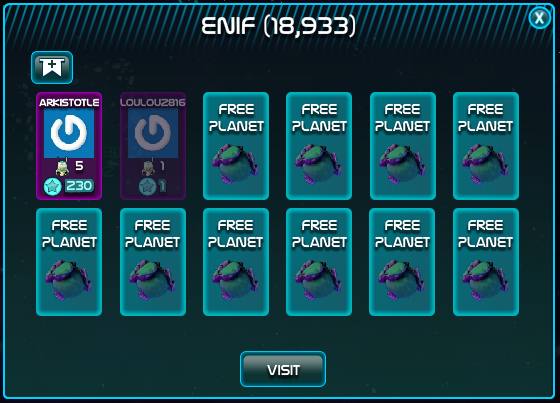
#> input picture screenshots/opened_galaxy.png, 560 x 403 px
$ python black-white-photo.py
#> lines starting #> are read from the running program, lines starting #| are printed output that depends on the picture; after the words box and inside, x2 and y2 are one past the last pixel; in counts of white or black regions, pixels touching at a corner belong together
import cv2
from PIL import Image
import pytesseract
import numpy as np
import matplotlib.pyplot as plt

# Load the image
image_path = "../screenshots/opened_galaxy.png"  # Path to the provided image file
image = cv2.imread(image_path)
#> image is the input picture: shape (403, 560, 3); mean B, G, R 76.9, 65.9, 21.4

# Check if the image was loaded correctly
if image is None:
    raise FileNotFoundError(f"Could not load image at {image_path}")


# Function to extract text using Tesseract
def extract_text(image):
    custom_config = r'--oem 1 --psm 6'
    return pytesseract.image_to_string(image, config=custom_config)


# Function to enhance brightness
def enhance_brightness(image, value=30):
#> called with value = 50
    hsv = cv2.cvtColor(image, cv2.COLOR_BGR2HSV)
#> hsv: shape (403, 560, 3); mean H, S, V 97.4, 188.1, 77.3
    h, s, v = cv2.split(hsv)
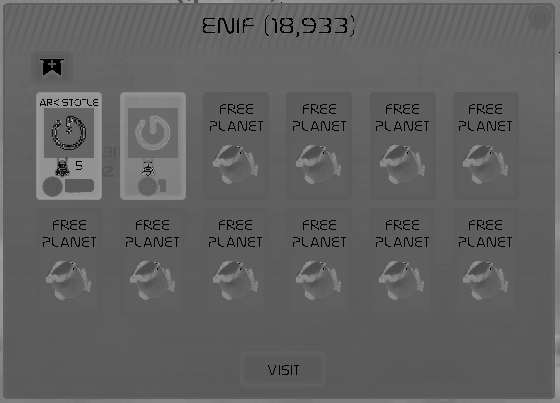
#> h: shape (403, 560); min 0, max 178, mean 97.4
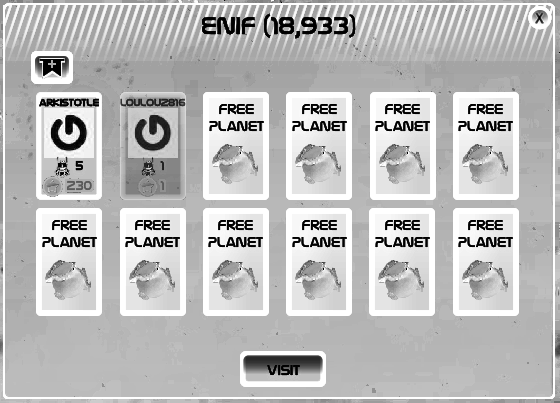
#> s: shape (403, 560); min 0, max 255, mean 188.1
    v = cv2.add(v, value)
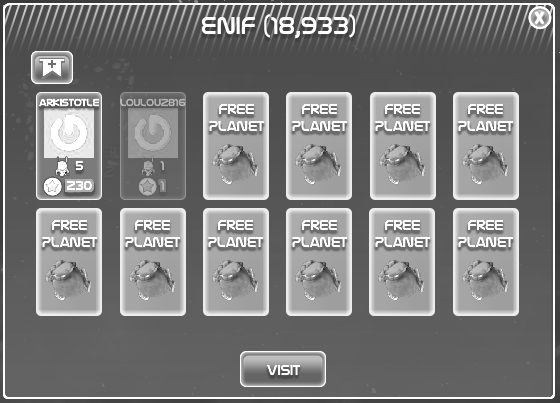
#> v: shape (403, 560); min 50, max 255, mean 125.2
    v[v > 255] = 255
    v[v < 0] = 0
    final_hsv = cv2.merge((h, s, v))
#> final_hsv: shape (403, 560, 3); mean H, S, V 97.4, 188.1, 125.2
    image = cv2.cvtColor(final_hsv, cv2.COLOR_HSV2BGR)
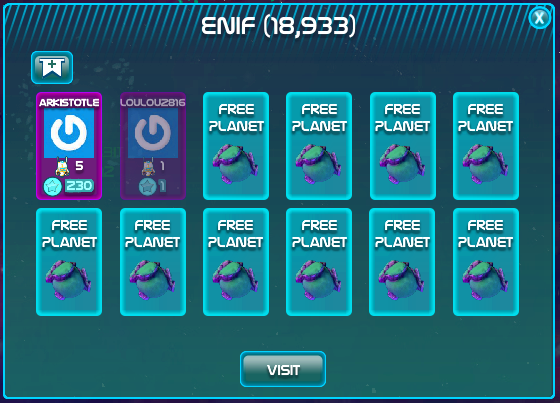
#> image: shape (403, 560, 3); mean B, G, R 124.7, 104.6, 34.5
    return image


# Enhance brightness for the purple text
enhanced_image = enhance_brightness(image, value=50)

# Convert to grayscale
gray_image = cv2.cvtColor(enhanced_image, cv2.COLOR_BGR2GRAY)
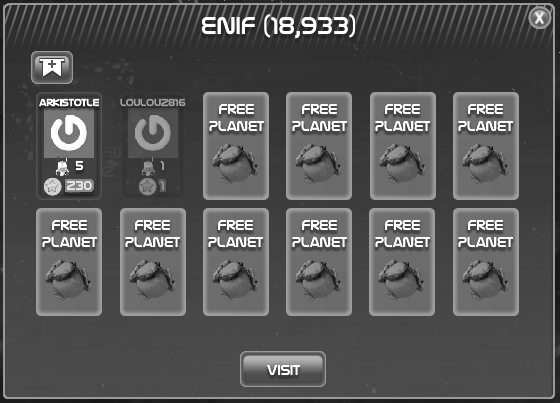
#> gray_image: shape (403, 560); min 6, max 255, mean 86

# Apply adaptive thresholding to get a binary image
binary_image = cv2.adaptiveThreshold(gray_image, 255, cv2.ADAPTIVE_THRESH_GAUSSIAN_C, cv2.THRESH_BINARY, 11, 2)
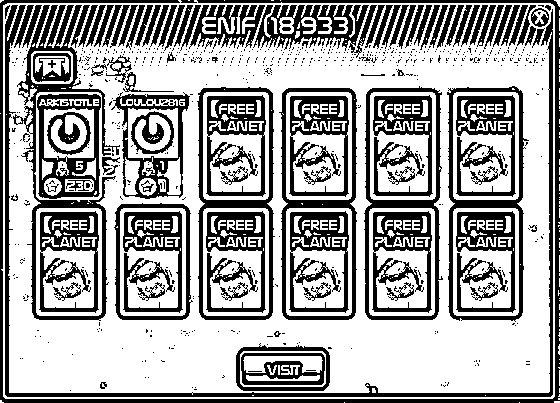
#> binary_image: shape (403, 560); 63.7% white; 730 black regions (626 under 20 px), largest, box (x1, y1, x2, y2) and area: (0, 0, 560, 403) 6727, (5, 5, 553, 397) 5566, (13, 5, 120, 321) 4631

# Define regions for each player
regions = {
    "player_1": (32, 90, 104, 108),
    "player_2": (116, 90, 188, 108),
    "player_3": (200, 90, 272, 108),
    "player_4": (284, 90, 356, 108),
    "player_5": (368, 90, 440, 108),
    "player_6": (452, 90, 524, 108),
    "player_7": (32, 206, 104, 224),
    "player_8": (116, 206, 188, 224),
    "player_9": (200, 206, 272, 224),
    "player_10": (284, 206, 356, 224),
    "player_11": (368, 206, 440, 224),
    "player_12": (452, 206, 524, 224),
}

# Extract text from each region
extracted_texts = {}
for player, (x1, y1, x2, y2) in regions.items():
    # Crop the region from the binary image
    region = binary_image[y1:y2, x1:x2]

    # Convert to PIL Image for Tesseract
    pil_image = Image.fromarray(region)

    # Extract text
#> (the run stopped early here; a loop or call above may not have finished)

$ run again, with screenshots/galaxy.png copied over screenshots/opened_galaxy.png
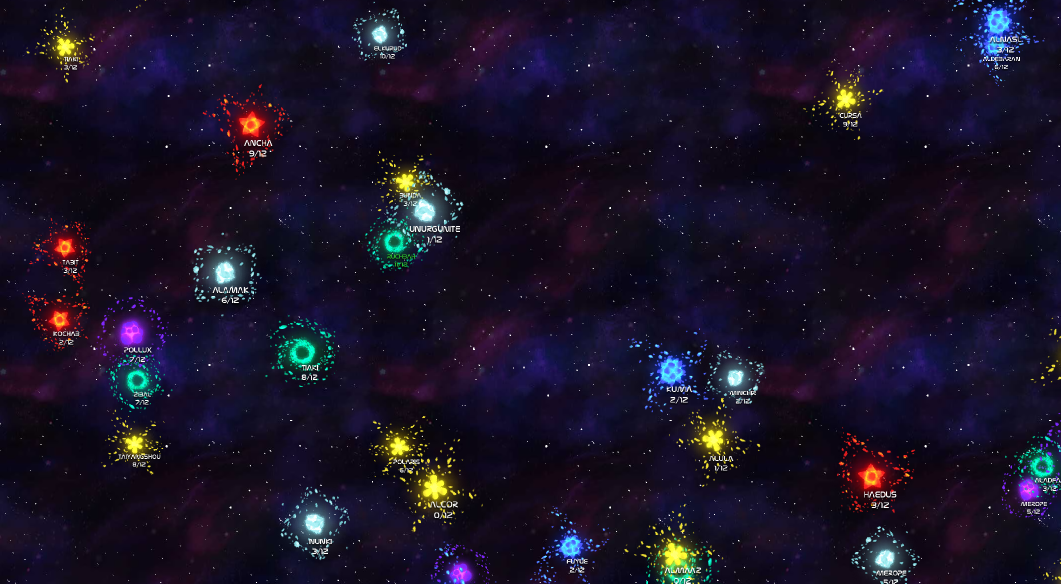
#> input picture screenshots/galaxy.png, 2121 x 1167 px (shown at 1/2 size)
#> image is the input picture: shape (1167, 2121, 3); mean B, G, R 38.7, 18.9, 25.4
#> hsv: shape (1167, 2121, 3); mean H, S, V 128, 163.4, 42
#> final_hsv: shape (1167, 2121, 3); mean H, S, V 128, 163.4, 91
#> `binary_image = cv2.adaptiveThreshold(gray_image, 255, cv2.ADAPTIVE_THR..`:
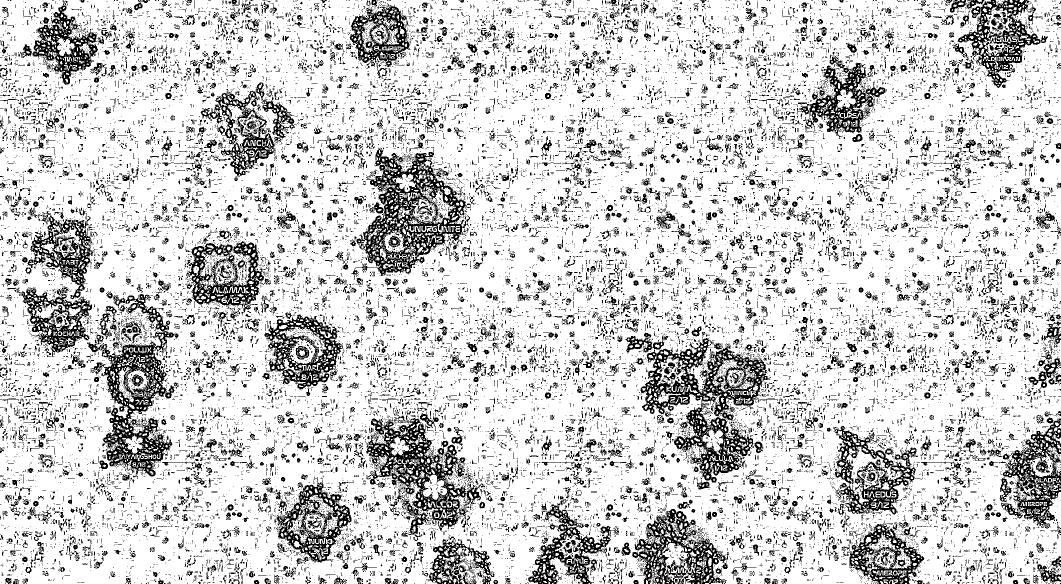
#> binary_image: shape (1167, 2121) (shown at 1/2 size); 81.2% white; 28326 black regions (25515 under 20 px), largest, box (x1, y1, x2, y2) and area: (1281, 676, 1541, 965) 21579, (713, 295, 940, 552) 18921, (174, 588, 349, 958) 18002
